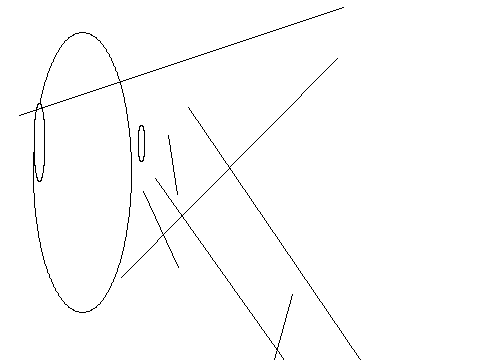

Reproduce this figure in Python.
from PIL import Image, ImageDraw
image1 = Image.new('RGB', (480, 360), '#ffffff')
draw = ImageDraw.Draw(image1)
c=[449,342,111,204]
draw.ellipse(c,'#ffffff','#000000')
c=[86,375,343,15]
draw.ellipse(c,'#ffffff','#000000')
c=[33,32,131,312]
draw.ellipse(c,'#ffffff','#000000')
c=[138,125,145,162]
draw.ellipse(c,'#ffffff','#000000')
c=[34,103,45,182]
draw.ellipse(c,'#ffffff','#000000')
c=[259,110,167,185]
draw.ellipse(c,'#ffffff','#000000')
c=[5,222,302,45]
draw.ellipse(c,'#ffffff','#000000')
c=[364,441,265,252]
draw.ellipse(c,'#ffffff','#000000')
c=[367,327,27,123]
draw.ellipse(c,'#ffffff','#000000')
c=[370,22,287,100]
draw.ellipse(c,'#ffffff','#000000')
c=[399,138,132,317]
draw.ellipse(c,'#ffffff','#000000')
c=[431,86,116,215]
draw.ellipse(c,'#ffffff','#000000')
c=[400,270,87,228]
draw.ellipse(c,'#ffffff','#000000')
c=[417,299,330,294]
draw.ellipse(c,'#ffffff','#000000')
c=[283,11,137,17]
draw.ellipse(c,'#ffffff','#000000')
l=[178,267,143,191]
draw.line(l,'#000000')
l=[250,446,292,294]
draw.line(l,'#000000')
l=[314,402,155,178]
draw.line(l,'#000000')
l=[337,58,121,277]
draw.line(l,'#000000')
l=[406,427,188,107]
draw.line(l,'#000000')
l=[177,194,168,135]
draw.line(l,'#000000')
l=[19,115,343,7]
draw.line(l,'#000000')
image1.save('Artist0.png')